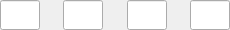
<?xml version="1.0" encoding="UTF-8"?>
<ui version="4.0">
 <class>Form</class>
 <widget class="QWidget" name="Form">
  <property name="geometry">
   <rect>
    <x>0</x>
    <y>0</y>
    <width>230</width>
    <height>30</height>
   </rect>
  </property>
  <property name="minimumSize">
   <size>
    <width>230</width>
    <height>30</height>
   </size>
  </property>
  <property name="maximumSize">
   <size>
    <width>230</width>
    <height>30</height>
   </size>
  </property>
  <property name="windowTitle">
   <string>Form</string>
  </property>
  <layout class="QHBoxLayout" name="horizontalLayout">
   <property name="spacing">
    <number>0</number>
   </property>
   <property name="leftMargin">
    <number>0</number>
   </property>
   <property name="topMargin">
    <number>0</number>
   </property>
   <property name="rightMargin">
    <number>0</number>
   </property>
   <property name="bottomMargin">
    <number>0</number>
   </property>
   <item>
    <widget class="QLineEdit" name="lineEdit_ip0">
     <property name="minimumSize">
      <size>
       <width>40</width>
       <height>30</height>
      </size>
     </property>
     <property name="maximumSize">
      <size>
       <width>40</width>
       <height>30</height>
      </size>
     </property>
    </widget>
   </item>
   <item>
    <spacer name="horizontalSpacer">
     <property name="orientation">
      <enum>Qt::Horizontal</enum>
     </property>
     <property name="sizeHint" stdset="0">
      <size>
       <width>20</width>
       <height>20</height>
      </size>
     </property>
    </spacer>
   </item>
   <item>
    <widget class="QLineEdit" name="lineEdit_ip1">
     <property name="minimumSize">
      <size>
       <width>40</width>
       <height>30</height>
      </size>
     </property>
     <property name="maximumSize">
      <size>
       <width>40</width>
       <height>30</height>
      </size>
     </property>
    </widget>
   </item>
   <item>
    <spacer name="horizontalSpacer_2">
     <property name="orientation">
      <enum>Qt::Horizontal</enum>
     </property>
     <property name="sizeHint" stdset="0">
      <size>
       <width>20</width>
       <height>20</height>
      </size>
     </property>
    </spacer>
   </item>
   <item>
    <widget class="QLineEdit" name="lineEdit_ip2">
     <property name="minimumSize">
      <size>
       <width>40</width>
       <height>30</height>
      </size>
     </property>
     <property name="maximumSize">
      <size>
       <width>40</width>
       <height>30</height>
      </size>
     </property>
    </widget>
   </item>
   <item>
    <spacer name="horizontalSpacer_3">
     <property name="orientation">
      <enum>Qt::Horizontal</enum>
     </property>
     <property name="sizeHint" stdset="0">
      <size>
       <width>20</width>
       <height>20</height>
      </size>
     </property>
    </spacer>
   </item>
   <item>
    <widget class="QLineEdit" name="lineEdit_ip3">
     <property name="minimumSize">
      <size>
       <width>40</width>
       <height>30</height>
      </size>
     </property>
     <property name="maximumSize">
      <size>
       <width>40</width>
       <height>30</height>
      </size>
     </property>
    </widget>
   </item>
  </layout>
 </widget>
 <resources/>
 <connections/>
</ui>
